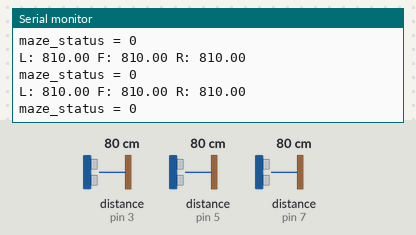
The sketch below on a simulated Arduino Uno, built with avr-gcc and run on an emulated ATmega328P. On the bench: the last lines printed to the serial monitor. The inputs (shaded band) are chosen by the test bench; at power-on: distance to the obstacle (sensors on pin 3, pin 5, pin 7) 80 cm. The echo pulse lasts 58.3 µs per cm.

Above: at 1.3 s.
1.4 s: distance to the obstacle (sensor on pin 3) set to 2 cm
At 2.0 s:
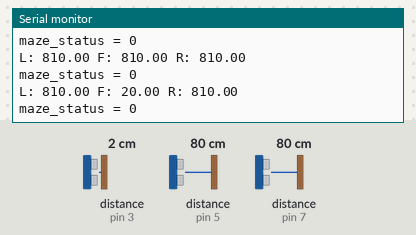
2.9 s: distance to the obstacle (sensor on pin 5) set to 2 cm
At 3.5 s:
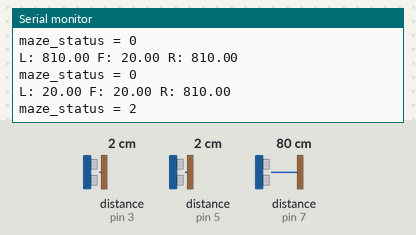
4.4 s: distance to the obstacle (sensor on pin 7) set to 2 cm
At 5.0 s:
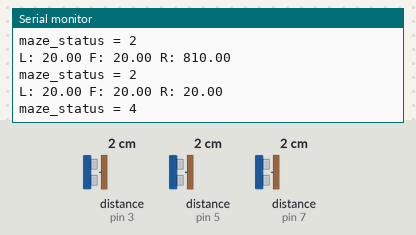
5.9 s: distance to the obstacle (sensor on pin 3) set to 4 cm
At 6.5 s:
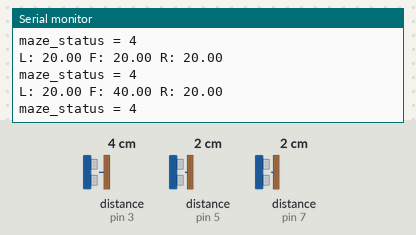
7.4 s: distance to the obstacle (sensor on pin 5) set to 4 cm
At 8.1 s:
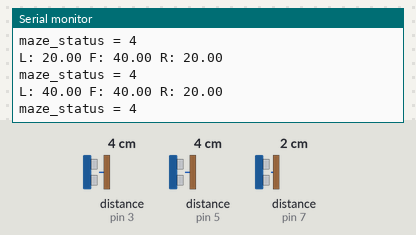
8.9 s: distance to the obstacle (sensor on pin 7) set to 4 cm
At 9.6 s:
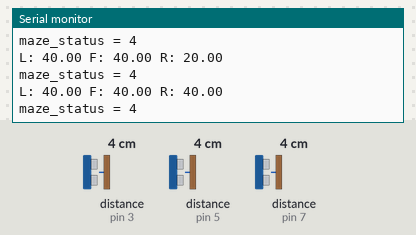
Timing chart, 0 to 11.4 s (numbered marks = the images above; inputs shaded):
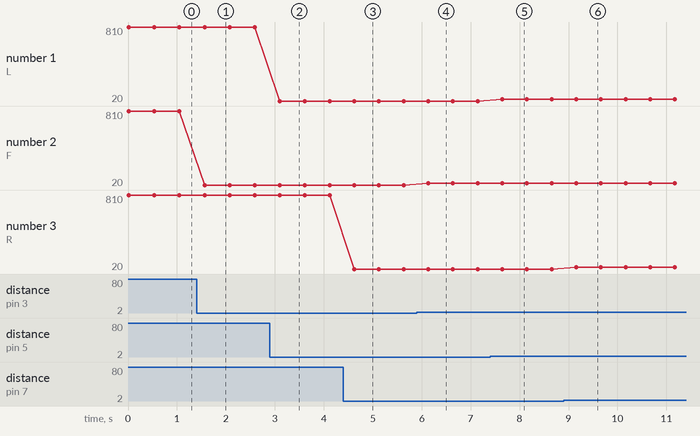

Measured:
- after the input at 1.4 s, the serial monitor: prints a new line after 0.16 s (image 1)
- after the input at 2.9 s, the serial monitor: prints a new line after 0.20 s (image 2)
- after the input at 4.4 s, the serial monitor: prints a new line after 0.22 s (image 3)
- after the input at 5.9 s, the serial monitor: prints a new line after 0.23 s (image 4)
- after the input at 7.4 s, the serial monitor: prints a new line after 0.24 s (image 5)
- after the input at 8.9 s, the serial monitor: prints a new line after 0.26 s (image 6)
- plotted number 2: 810 → 20 after the input at 1.4 s, 20 → 40 after the input at 5.9 s

The sketch:

maze1.ino
```cpp
//////////////// sonar ////////////////////////
#include <NewPing.h>

#define SONAR_NUM 3      // Number of sensors.
#define MAX_DISTANCE 300 // Maximum distance (in cm) to ping.

#define Front 0
#define Left  1
#define Right 2

#define TRIG1 2 // 초음파 센서 1번 Trig 핀 번호 Front
#define ECHO1 3 // 초음파 센서 1번 Echo 핀 번호 Front

#define TRIG2 4 // 초음파 센서 2번 Trig 핀 번호 Left
#define ECHO2 5 // 초음파 센서 2번 Echo 핀 번호 Left

#define TRIG3 6 // 초음파 센서 3번 Trig 핀 번호 Right
#define ECHO3 7 // 초음파 센서 3번 Echo 핀 번호 Right

NewPing sonar[SONAR_NUM] = {   // Sensor object array.
  NewPing(TRIG1, ECHO1, MAX_DISTANCE), // Each sensor's trigger pin, echo pin, and max distance to ping.
  NewPing(TRIG2, ECHO2, MAX_DISTANCE),
  NewPing(TRIG3, ECHO3, MAX_DISTANCE)
};

float front_sonar = 0.0;
float left_sonar  = 0.0;
float right_sonar = 0.0;


//////////////// Maze Status /////////////////////
int maze_status = 0;


void setup()
{


  Serial.begin(115200); // 통신속도를 115200으로 정의함

}


void check_maze_status(void)
{
  if( (left_sonar>= 0)&&(left_sonar <=200) &&(right_sonar>= 0)&&(right_sonar <=200) && (front_sonar>= 0)&&(front_sonar <=200)  )
  {
     maze_status = 4;
    Serial.println("maze_status = 4");


  }
  else if( (left_sonar>= 0)&&(left_sonar <=200) &&(right_sonar>= 0)&&(right_sonar <=200) )
  {
    maze_status = 1;
    Serial.println("maze_status = 1");

  }
  else if( (left_sonar>= 0)&&(left_sonar <=200) &&(front_sonar>= 0)&&(front_sonar <=200) )
  {
    maze_status = 2;
    Serial.println("maze_status = 2");


  }
  else if((right_sonar>= 0)&&(right_sonar <=200) &&(front_sonar>= 0)&&(front_sonar <=200))
  {
     maze_status = 3;
    Serial.println("maze_status = 3");


  }


  else
  {
    maze_status = 1;
    Serial.println("maze_status = 0");
  }

}

void loop()
{
  // put your main code here, to run repeatedly:
  front_sonar = sonar[Front].ping_cm()*10;       //전방 센서 측정
  left_sonar = sonar[Left].ping_cm()*10;         //좌측 센서 측정
  right_sonar = sonar[Right].ping_cm()*10;       //우측 센서 측정

  if(front_sonar == 0.0)  front_sonar = MAX_DISTANCE;  // 0.0 출력이 최대값이므로
  if(left_sonar  == 0.0)   left_sonar = MAX_DISTANCE;
  if(right_sonar == 0.0)  right_sonar = MAX_DISTANCE;

  Serial.print("L: ");Serial.print(left_sonar); Serial.print(" ");
  Serial.print("F: ");Serial.print(front_sonar); Serial.print(" ");
  Serial.print("R: ");Serial.println(right_sonar);

  check_maze_status();
  delay(500);


}
```
